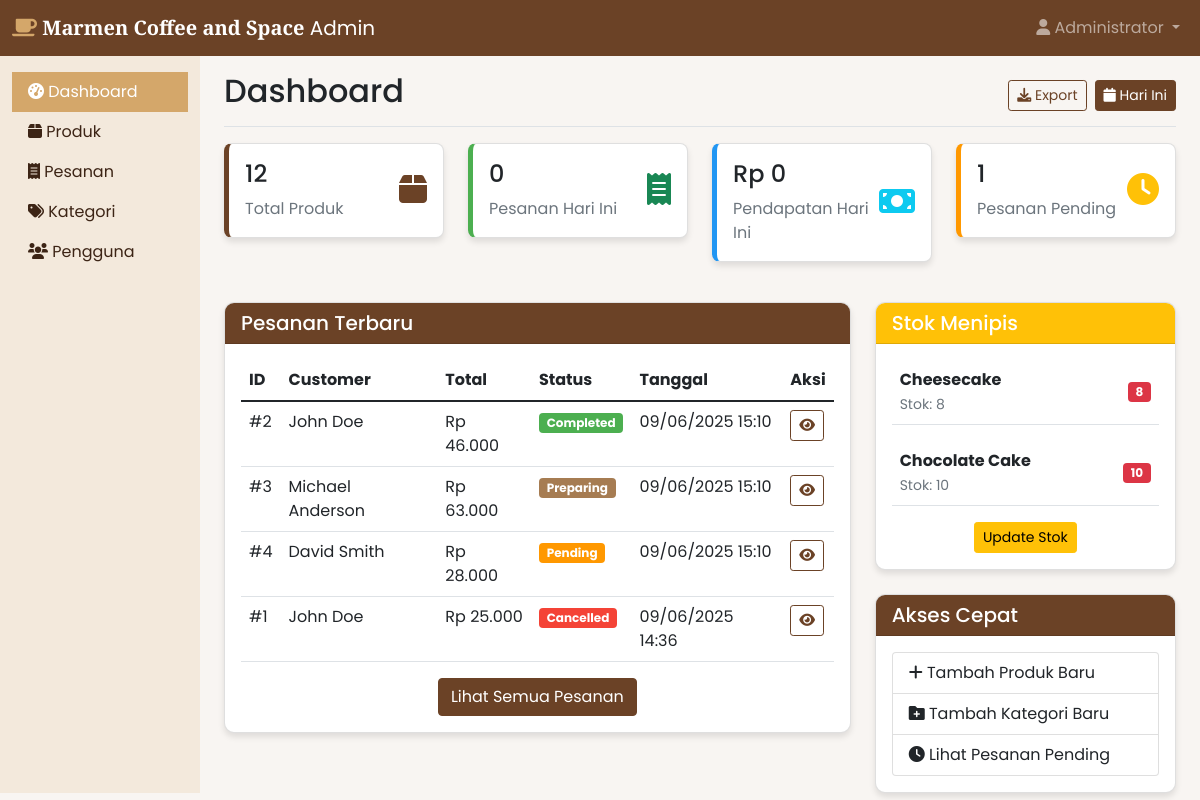
The app's page /coffeeshop-system/admin/index.php (signed in) with its own data.
### tables this page shows
CREATE TABLE `orders` (
  `id` int NOT NULL,
  `user_id` int NOT NULL,
  `total_amount` decimal(10,2) NOT NULL,
  `status` enum('pending','confirmed','preparing','ready','completed','cancelled') DEFAULT 'pending',
  `payment_status` enum('pending','paid','failed') DEFAULT 'pending',
  `payment_method` enum('cash','transfer','ewallet') DEFAULT 'cash',
  `notes` text,
  `created_at` timestamp NULL DEFAULT CURRENT_TIMESTAMP,
  `updated_at` timestamp NULL DEFAULT CURRENT_TIMESTAMP ON UPDATE CURRENT_TIMESTAMP
);

CREATE TABLE `users` (
  `id` int NOT NULL,
  `username` varchar(50) NOT NULL,
  `email` varchar(100) NOT NULL,
  `password` varchar(255) NOT NULL,
  `full_name` varchar(100) NOT NULL,
  `role` enum('customer','admin') DEFAULT 'customer',
  `phone` varchar(20) DEFAULT NULL,
  `address` text,
  `created_at` timestamp NULL DEFAULT CURRENT_TIMESTAMP,
  `updated_at` timestamp NULL DEFAULT CURRENT_TIMESTAMP ON UPDATE CURRENT_TIMESTAMP
);

CREATE TABLE `products` (
  `id` int NOT NULL,
  `name` varchar(100) NOT NULL,
  `description` text,
  `price` decimal(10,2) NOT NULL,
  `stock` int DEFAULT '0',
  `category_id` int DEFAULT NULL,
  `image` varchar(255) DEFAULT NULL,
  `status` enum('active','inactive') DEFAULT 'active',
  `created_at` timestamp NULL DEFAULT CURRENT_TIMESTAMP,
  `updated_at` timestamp NULL DEFAULT CURRENT_TIMESTAMP ON UPDATE CURRENT_TIMESTAMP
);

### coffeeshop-system/admin/index.php (the view, shortened to what this page needs)
<?php
$database = new Database();
$db = $database->getConnection();
$stats = [];
$query = "SELECT COUNT(*) as total FROM products WHERE status = 'active'";
$stmt = $db->prepare($query);
$stmt->execute();
$stats['products'] = $stmt->fetch(PDO::FETCH_ASSOC)['total'];
$query = "SELECT COUNT(*) as total FROM orders WHERE DATE(created_at) = CURDATE()";
$stmt = $db->prepare($query);
$stmt->execute();
$stats['orders_today'] = $stmt->fetch(PDO::FETCH_ASSOC)['total'];
$query = "SELECT COALESCE(SUM(total_amount), 0) as total FROM orders WHERE DATE(created_at) = CURDATE() AND status != 'cancelled'";
$stmt = $db->prepare($query);
$stmt->execute();
$stats['revenue_today'] = $stmt->fetch(PDO::FETCH_ASSOC)['total'];
$query = "SELECT COUNT(*) as total FROM orders WHERE status = 'pending'";
$stmt = $db->prepare($query);
$stmt->execute();
$stats['pending_orders'] = $stmt->fetch(PDO::FETCH_ASSOC)['total'];
$query = "SELECT o.*, u.full_name
          FROM orders o
          JOIN users u ON o.user_id = u.id
          ORDER BY o.created_at DESC
          LIMIT 10";
$stmt = $db->prepare($query);
$stmt->execute();
$recent_orders = $stmt->fetchAll(PDO::FETCH_ASSOC);
$query = "SELECT * FROM products WHERE stock <= 10 AND status = 'active' ORDER BY stock ASC";
$stmt = $db->prepare($query);
$stmt->execute();
$low_stock = $stmt->fetchAll(PDO::FETCH_ASSOC);
$active_menu = "dashboard";
include 'includes/header.php';
?>
<div class="d-flex justify-content-between flex-wrap flex-md-nowrap align-items-center pt-3 pb-2 mb-3 border-bottom">
    <h1 class="h2">Dashboard</h1>
    <div class="btn-toolbar mb-2 mb-md-0">
        <div class="btn-group me-2">
            <button type="button" class="btn btn-sm btn-outline-primary">
                <i class="fas fa-download"></i> Export
            </button>
        </div>
        <button type="button" class="btn btn-sm btn-primary">
            <i class="fas fa-calendar"></i> Hari Ini
        </button>
    </div>
</div>
<div class="row mb-4">
    <div class="col-md-3">
        <div class="card stat-card stat-primary mb-3">
            <div class="card-body">
                <div class="d-flex justify-content-between">
                    <div>
                        <h4><?php echo $stats['products']; ?></h4>
                        <p class="mb-0 text-muted">Total Produk</p>
                    </div>
                    <div class="align-self-center">
                        <i class="fas fa-box fa-2x text-primary"></i>
                    </div>
                </div>
            </div>
        </div>
    </div>
    <div class="col-md-3">
        <div class="card stat-card stat-success mb-3">
            <div class="card-body">
                <div class="d-flex justify-content-between">
                    <div>
                        <h4><?php echo $stats['orders_today']; ?></h4>
                        <p class="mb-0 text-muted">Pesanan Hari Ini</p>
                    </div>
                    <div class="align-self-center">
                        <i class="fas fa-receipt fa-2x text-success"></i>
                    </div>
                </div>
            </div>
        </div>
    </div>
    <div class="col-md-3">
        <div class="card stat-card stat-info mb-3">
            <div class="card-body">
                <div class="d-flex justify-content-between">
                    <div>
                        <h4>Rp <?php echo number_format($stats['revenue_today'], 0, ',', '.'); ?></h4>
                        <p class="mb-0 text-muted">Pendapatan Hari Ini</p>
                    </div>
                    <div class="align-self-center">
                        <i class="fas fa-money-bill fa-2x text-info"></i>
                    </div>
                </div>
            </div>
        </div>
    </div>
    <div class="col-md-3">
        <div class="card stat-card stat-warning mb-3">
            <div class="card-body">
                <div class="d-flex justify-content-between">
                    <div>
                        <h4><?php echo $stats['pending_orders']; ?></h4>
                        <p class="mb-0 text-muted">Pesanan Pending</p>
                    </div>
                    <div class="align-self-center">
                        <i class="fas fa-clock fa-2x text-warning"></i>
                    </div>
                </div>
            </div>
        </div>
    </div>
</div>
<div class="row">
    <div class="col-md-8">
        <div class="card">
            <div class="card-header bg-primary text-white">
                <h5 class="mb-0">Pesanan Terbaru</h5>
            </div>
            <div class="card-body">
                <div class="table-responsive">
                    <table class="table table-hover">
                        <thead>
                            <tr>
                                <th>ID</th>
                                <th>Customer</th>
                                <th>Total</th>
                                <th>Status</th>
                                <th>Tanggal</th>
                                <th>Aksi</th>
                            </tr>
                        </thead>
                        <tbody>
                            <?php foreach ($recent_orders as $order): ?>
                                <tr>
                                    <td>#<?php echo $order['id']; ?></td>
                                    <td><?php echo $order['full_name']; ?></td>
                                    <td>Rp <?php echo number_format($order['total_amount'], 0, ',', '.'); ?></td>
                                    <td>
                                        <span class="badge status-<?php echo $order['status']; ?>"><?php echo ucfirst($order['status']); ?></span>
                                    </td>
                                    <td><?php echo date('d/m/Y H:i', strtotime($order['created_at'])); ?></td>
                                    <td>
                                        <a href="orders.php?id=<?php echo $order['id']; ?>" class="btn btn-sm btn-outline-primary">
                                            <i class="fas fa-eye"></i>
                                        </a>
                                    </td>
                                </tr>
                            <?php endforeach; ?>
                        </tbody>
                    </table>
                </div>
                <div class="text-center">
                    <a href="orders.php" class="btn btn-primary">Lihat Semua Pesanan</a>
                </div>
            </div>
        </div>
    </div>
    <div class="col-md-4">
        <div class="card">
            <div class="card-header bg-warning text-white">
                <h5 class="mb-0">Stok Menipis</h5>
            </div>
            <div class="card-body">
                <?php if (empty($low_stock)): ?>
                    <div class="text-center py-4">
                        <i class="fas fa-check-circle fa-3x text-success"></i>
                        <p class="mt-3 text-muted">Semua produk memiliki stok yang cukup</p>
                    </div>
                <?php else: ?>
                    <?php foreach ($low_stock as $product): ?>
                        <div class="d-flex justify-content-between align-items-center mb-3 p-2 border-bottom">
                            <div>
                                <strong><?php echo $product['name']; ?></strong><br>
                                <small class="text-muted">Stok: <?php echo $product['stock']; ?></small>
                            </div>
                            <span class="badge bg-danger"><?php echo $product['stock']; ?></span>
                        </div>
                    <?php endforeach; ?>
                    <div class="text-center mt-3">
                        <a href="products.php" class="btn btn-warning btn-sm">Update Stok</a>
                    </div>
                <?php endif; ?>
            </div>
        </div>
        <div class="card mt-4">
            <div class="card-header bg-primary text-white">
                <h5 class="mb-0">Akses Cepat</h5>
            </div>
            <div class="card-body">
                <div class="list-group">
                    <a href="products.php?action=add" class="list-group-item list-group-item-action">
                        <i class="fas fa-plus"></i> Tambah Produk Baru
                    </a>
                    <a href="categories.php?action=add" class="list-group-item list-group-item-action">
                        <i class="fas fa-folder-plus"></i> Tambah Kategori Baru
                    </a>
                    <a href="orders.php?status=pending" class="list-group-item list-group-item-action">
                        <i class="fas fa-clock"></i> Lihat Pesanan Pending
                    </a>
                </div>
            </div>
        </div>
    </div>
</div>
<?php include 'includes/footer.php'; ?>

### coffeeshop-system/admin/includes/header.php (shortened to what this page needs)
<!DOCTYPE html>
<html lang="id">
<head>
    <link href="https://cdn.jsdelivr.net/npm/bootstrap@5.1.3/dist/css/bootstrap.min.css" rel="stylesheet">
    <link href="https://cdnjs.cloudflare.com/ajax/libs/font-awesome/6.0.0/css/all.min.css" rel="stylesheet">
    <link href="../assets/css/custom.css" rel="stylesheet">
</head>
<body>
    <nav class="navbar navbar-expand-lg navbar-dark navbar-custom">
        <div class="container-fluid">
            <a class="navbar-brand" href="index.php">
                <i class="fas fa-coffee coffee-icon"></i> <span class="logo-text">Marmen Coffee and Space</span> Admin
            </a>
            <div class="navbar-nav ms-auto">
                <div class="nav-item dropdown">
                    <a class="nav-link dropdown-toggle" href="#" id="navbarDropdown" role="button" data-bs-toggle="dropdown">
                        <i class="fas fa-user"></i> <?php echo $_SESSION['full_name']; ?>
                    </a>
                </div>
            </div>
        </div>
    </nav>
    <div class="container-fluid">
        <div class="row">
            <nav class="col-md-3 col-lg-2 d-md-block sidebar">
                <div class="position-sticky pt-3">
                    <ul class="nav flex-column">
                        <li class="nav-item">
                            <a class="nav-link <?php echo $active_menu == 'dashboard' ? 'active' : ''; ?>" href="index.php">
                                <i class="fas fa-tachometer-alt"></i> Dashboard
                            </a>
                        </li>
                        <li class="nav-item">
                            <a class="nav-link <?php echo $active_menu == 'products' ? 'active' : ''; ?>" href="products.php">
                                <i class="fas fa-box"></i> Produk
                            </a>
                        </li>
                        <li class="nav-item">
                            <a class="nav-link <?php echo $active_menu == 'orders' ? 'active' : ''; ?>" href="orders.php">
                                <i class="fas fa-receipt"></i> Pesanan
                            </a>
                        </li>
                        <li class="nav-item">
                            <a class="nav-link <?php echo $active_menu == 'categories' ? 'active' : ''; ?>" href="categories.php">
                                <i class="fas fa-tags"></i> Kategori
                            </a>
                        </li>
                        <li class="nav-item">
                            <a class="nav-link <?php echo $active_menu == 'users' ? 'active' : ''; ?>" href="users.php">
                                <i class="fas fa-users"></i> Pengguna
                            </a>
                        </li>
                    </ul>
                </div>
            </nav>
            <main class="col-md-9 ms-sm-auto col-lg-10 px-md-4">

### coffeeshop-system/admin/includes/footer.php (shortened to what this page needs)
</main>
        </div>
    </div>
</body>
</html>

### coffeeshop-system/assets/css/custom.css (style rules this page uses)
:root { --primary-color: #6b4226; --secondary-color: #a67c52; --accent-color: #d4a76a; --light-color: #f3e9dc; --dark-color: #3c2415; --success-color: #4caf50; --warning-color: #ff9800; --danger-color: #f44336; --info-color: #2196f3; }
body { background-color: #f8f5f2; font-family: "Poppins", sans-serif; }
.navbar-custom { background-color: var(--primary-color) !important; }
.btn-primary { background-color: var(--primary-color); border-color: var(--primary-color); }
.btn-outline-primary { color: var(--primary-color); border-color: var(--primary-color); }
.text-primary { color: var(--primary-color) !important; }
.bg-primary { background-color: var(--primary-color) !important; }
.card { border-radius: 10px; overflow: hidden; box-shadow: 0 4px 6px rgba(0, 0, 0, 0.1); transition: transform 0.3s ease; }
.sidebar { background-color: var(--light-color); }
.sidebar .nav-link { color: var(--dark-color); }
.sidebar .nav-link:hover, .sidebar .nav-link.active { background-color: var(--accent-color); color: white; }
.logo-text { font-family: "Playfair Display", serif; font-weight: 700; }
.coffee-icon { color: var(--accent-color); }
.stat-card { border-left: 5px solid; border-radius: 8px; }
.stat-card.stat-primary { border-left-color: var(--primary-color); }
.stat-card.stat-success { border-left-color: var(--success-color); }
.stat-card.stat-warning { border-left-color: var(--warning-color); }
.stat-card.stat-info { border-left-color: var(--info-color); }
.badge.status-pending { background-color: var(--warning-color); }
.badge.status-preparing { background-color: var(--secondary-color); }
.badge.status-completed { background-color: var(--success-color); }
.badge.status-cancelled { background-color: var(--danger-color); }

### records on screen
orders: id "2", user.full_name "John Doe", total_amount "46.000", status "Completed", created_at "09/06/2025 15:10"
orders: id "3", user.full_name "Michael Anderson", total_amount "63.000", status "Preparing", created_at "09/06/2025 15:10"
orders: id "4", user.full_name "David Smith", total_amount "28.000", status "Pending", created_at "09/06/2025 15:10"
orders: id "1", user.full_name "John Doe", total_amount "25.000", status "Cancelled", created_at "09/06/2025 14:36"
products: name "Cheesecake", stock "8"
products: name "Chocolate Cake", stock "10"

### other values on screen
$_SESSION['full_name'] "Administrator"
$stats['products'] "12"
$stats['orders_today'] "0"
$stats['revenue_today'] "0"
$stats['pending_orders'] "1"
